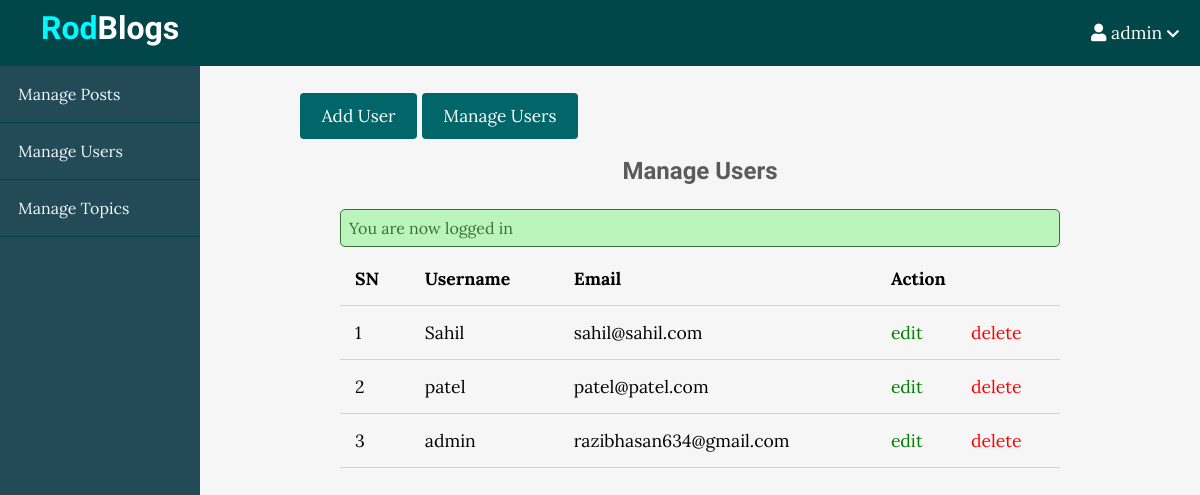
Screenshot of /admin/users/index.php (signed in) with the database file from the repository.
### tables this page shows
CREATE TABLE `users` (
  `id` int NOT NULL,
  `admin` tinyint NOT NULL,
  `username` varchar(255) NOT NULL,
  `email` varchar(255) NOT NULL,
  `password` varchar(255) NOT NULL,
  `created_at` timestamp NOT NULL DEFAULT CURRENT_TIMESTAMP
);

### app/controllers/users.php (called while the page is built, shortened)
<?php
include(ROOT_PATH . "/app/database/db.php");
$table = 'users';
$admin_users = selectAll($table);

### app/database/db.php (called while the page is built, shortened)
<?php
require('connect.php');
function selectAll($table, $conditions = [])
{
    global $conn;
    $sql = "SELECT * FROM $table";
    if (empty($conditions)) {
        $stmt = $conn->prepare($sql);
        $stmt->execute();
        $records = $stmt->get_result()->fetch_all(MYSQLI_ASSOC);
        return $records;
    }
}

### admin/users/index.php (the view, shortened to what this page needs)
<?php include(ROOT_PATH . "/app/controllers/users.php");
?>
<!DOCTYPE html>
<html lang="en">
    <head>
        <link rel="stylesheet"
            href="https://use.fontawesome.com/releases/v5.7.2/css/all.css"
>
        <link rel="stylesheet" href="../../assets/css/style.css">
        <link rel="stylesheet" href="../../assets/css/admin.css">
    </head>
    <body>
    <?php include(ROOT_PATH . "/app/includes/adminHeader.php"); ?>
        <div class="admin-wrapper">
        <?php include(ROOT_PATH . "/app/includes/adminSidebar.php"); ?>
            <div class="admin-content">
                <div class="button-group">
                    <a href="create.php" class="btn btn-big">Add User</a>
                    <a href="index.php" class="btn btn-big">Manage Users</a>
                </div>
                <div class="content">
                    <h2 class="page-title">Manage Users</h2>
                    <?php include(ROOT_PATH . "/app/includes/messages.php"); ?>
                    <table>
                        <thead>
                            <th>SN</th>
                            <th>Username</th>
                            <th>Email</th>
                            <th colspan="2">Action</th>
                        </thead>
                        <tbody>
                            <?php foreach ($admin_users as $key => $user): ?>
                                <tr>
                                    <td><?php echo $key + 1; ?></td>
                                    <td><?php echo $user['username']; ?></td>
                                    <td><?php echo $user['email']; ?></td>
                                    <td><a href="edit.php?id=<?php echo $user['id']; ?>" class="edit">edit</a></td>
                                    <td><a href="index.php?delete_id=<?php echo $user['id']; ?>" class="delete">delete</a></td>
                                </tr>
                            <?php endforeach; ?>
                        </tbody>
                    </table>
                </div>
            </div>
        </div>
    </body>
</html>

### assets/css/style.css (style rules this page uses)
* { box-sizing: border-box; }
html, body { height: 100%; padding: 0px; margin: 0px; background: #f6f6f6; font-family: "Lora", serif; }
h1, h2, h3, h4, h5, h6 { font-family: "Candal", serif; color: #5c5b5b; margin: 5px; }
a { text-decoration: none; color: inherit; }
.btn { padding: 0.5rem 1rem; background: #006669; color: white; border: 1px solid transparent; border-radius: 0.25rem; font-size: 1.08em; font-family: "Lora", serif; }
.btn-big { padding: 0.7rem 1.3rem; line-height: 1.3rem; }
.content { width: 90%; margin: 30px auto 30px; }

### assets/css/admin.css (style rules this page uses)
.admin-wrapper { display: flex; height: calc(100% - 66px); }
.admin-wrapper .admin-content { flex: 8; height: 100%; padding: 40px 100px 100px; overflow-y: scroll; }
.admin-content .page-title { text-align: center; margin-bottom: 1.5rem; }
table { width: 100%; border-collapse: collapse; font-size: 1.1rem; }
th, td { padding: 15px; text-align: left; border-bottom: 1px solid #d3d3d3; }
.edit { color: green; }
.delete { color: red; }

### rows the page displays
users: username "Sahil", email "sahil@sahil.com"
users: username "patel", email "patel@patel.com"
users: username "admin", email "razibhasan634@gmail.com"

### other values shown
$_SESSION['username'] "admin"
$_SESSION['message'] "You are now logged in"
